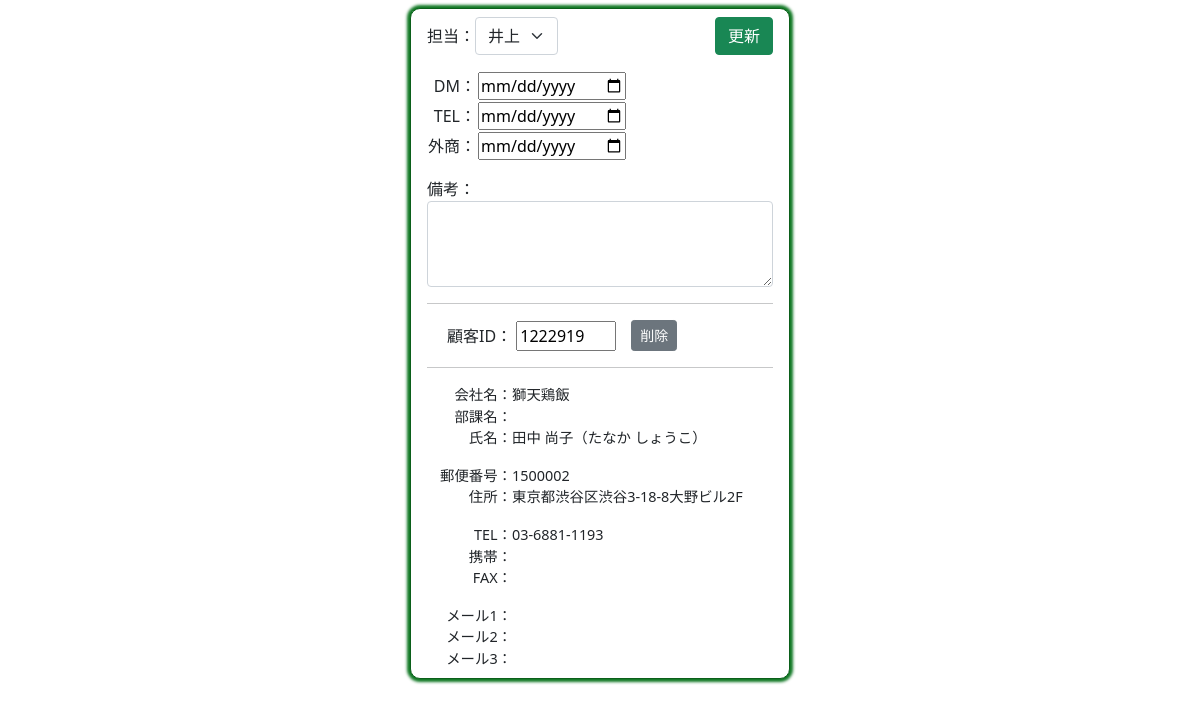
The page /v2_right/384/ on the database as committed earlier.
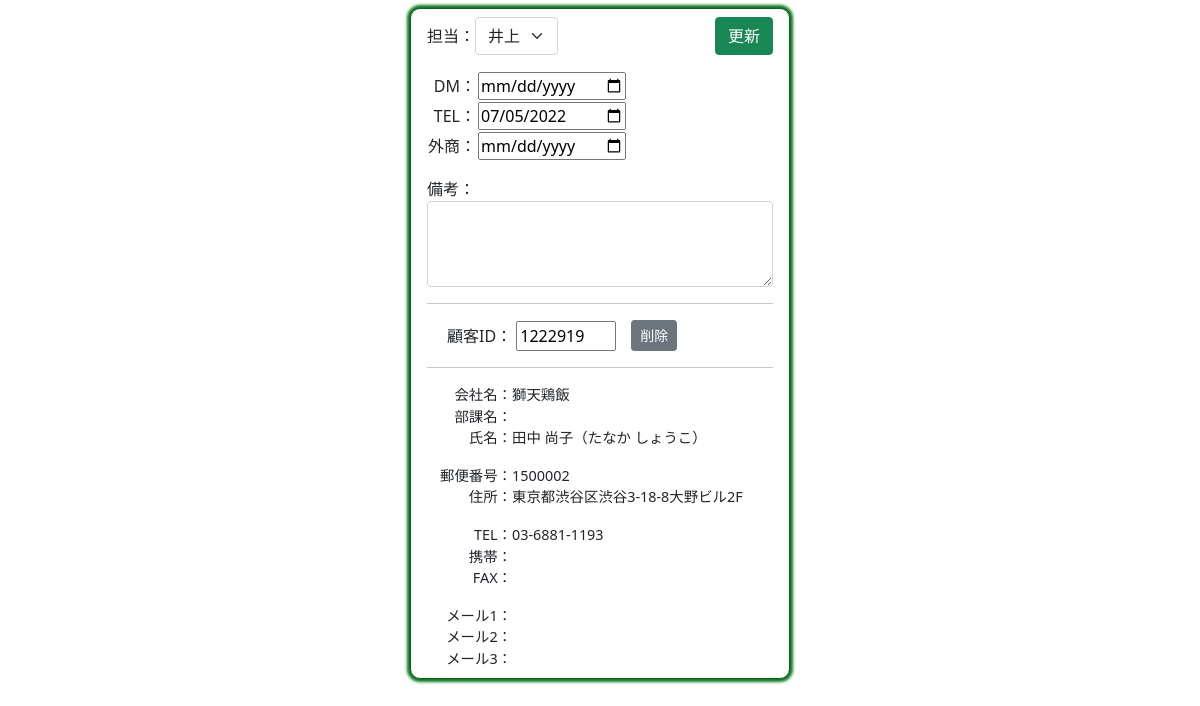
The same page on the database as committed later.
### houjin1/models.py (models this page shows, shortened)
class Customer(models.Model):
    cus_id=models.CharField("顧客ID",max_length=10,null=True,blank=True)
    sei=models.CharField("姓",max_length=10,null=True,blank=True)
    mei=models.CharField("名",max_length=10,null=True,blank=True)
    sei_kana=models.CharField("姓かな",max_length=10,null=True,blank=True)
    mei_kana=models.CharField("名かな",max_length=10,null=True,blank=True)
    mail1=models.EmailField("メール1",null=True,blank=True)
    mail2=models.EmailField("メール2",null=True,blank=True)
    mail3=models.EmailField("メール3",null=True,blank=True)
    yubin=models.CharField("郵便番号",max_length=10,null=True,blank=True)
    adress=models.CharField("住所",max_length=100,null=True,blank=True)
    pref=models.CharField("都道府県",max_length=10,null=True,blank=True)
    city=models.CharField("市区町村",max_length=50,null=True,blank=True)
    banchi=models.CharField("番地",max_length=50,null=True,blank=True)
    build=models.CharField("建物",max_length=50,null=True,blank=True)
    com=models.CharField("会社",max_length=50,null=True,blank=True)
    busho=models.CharField("部署",max_length=50,null=True,blank=True)
    tel=models.CharField("電話",max_length=20,null=True,blank=True)
    mob=models.CharField("携帯",max_length=20,null=True,blank=True)
    fax=models.CharField("FAX",max_length=20,null=True,blank=True)
    toroku=models.CharField("登録日",max_length=10,null=True,blank=True)
    kensu=models.IntegerField("件数",null=True,blank=True)
    money=models.IntegerField("金額",null=True,blank=True)
    tantou=models.CharField ("担当",max_length=10, null=True,blank=True)
    dm_day=models.CharField("DM",max_length=10,null=True,blank=True)
    tel_day=models.CharField("TEL",max_length=10,null=True,blank=True)
    gaisho_day=models.CharField("外商",max_length=10,null=True,blank=True)
    bikou=models.TextField("備考",null=True,blank=True)

### houjin1/views.py (the view)
# urls.py: path('v2_right/<int:pk>/', v2_right1, name="v2_right1"),
def v2_right1(request,pk):
    if request.method=="POST":
        ins=Customer.objects.get(pk=pk)
        form=Right_form(request.POST,instance=ins)
        form.save()
        return redirect("houjin1:v2_left")
    else:
        ins=Customer.objects.get(pk=pk)
        cus=Customer.objects.filter(pk=pk)
        form=Right_form(instance=ins)
        return render(request,"houjin1/v2_right.html",{"form":form,"cus":cus})

### houjin1/forms.py
class Right_form(forms.ModelForm):
    tantou=forms.ChoiceField(
        choices=[("",""),("井上","井上"),("古川","古川"),("眞下","眞下")],
        label="担当者",
        widget=forms.Select(attrs={"class":"form-select"}),
        required=False
    )
    dm_day=forms.CharField(label="DM", widget=forms.DateInput(attrs={"type": "date"}),required=False)
    tel_day=forms.CharField(label="TEL", widget=forms.DateInput(attrs={"type": "date"}),required=False)
    gaisho_day=forms.CharField(label="外商", widget=forms.DateInput(attrs={"type": "date"}),required=False)
    bikou=forms.CharField(label="備考",widget=forms.Textarea(attrs={"class":"form-control","rows":"3"}),required=False)
    class Meta:
        model=Customer
        fields=["tantou","dm_day","tel_day","gaisho_day","bikou"]

### houjin1/templates/houjin1/v2_right.html (shortened to what this page needs)
<!DOCTYPE html>
<html lang="ja">
<head>
    <link href="https://cdn.jsdelivr.net/npm/bootstrap@5.0.2/dist/css/bootstrap.min.css" rel="stylesheet">
</head>
<body>
    <div class="main mb-4">
        <div>
            <form action="" method="post" target="ifr1">{% csrf_token %}
                <div class="class1">
                    <div class="class1" style="width: 50%;" align="left">
                        <div>担当：</div>
                        <div>{{form.tantou}}</div>
                    </div>
                    <div style="width: 50%;" align="right" >
                        <button type="submit" class="btn btn-success">更新</button>
                    </div>
                </div>
                <div class="mt-3">
                    <table>
                        <tr>
                            <td style="text-align: right;">DM：</td>
                            <td>{{form.dm_day}}</td>
                        </tr>
                        <tr>
                            <td style="text-align: right;">TEL：</td>
                            <td>{{form.tel_day}}</td>
                        </tr>
                        <tr>
                            <td>外商：</td>
                            <td>{{form.gaisho_day}}</td>
                        </tr>
                    </table>
                </div>
                <div class="mt-3" >
                    <div>備考：</div>
                    <div>{{form.bikou}}</div>
                </div>
            </form>
        </div>
        <hr>
        {% for i in cus %}
        <form action="{% url 'houjin1:v2_delete' %}" method="post" target="_top">{% csrf_token %}
            <div class="class1 mt-3">
                <div style="margin-left: 20px;">
                    <label for="cus_id">顧客ID：</label>
                    <input type="text" name="cus_id" id="cus_id" value="{{i.cus_id}}" style="width: 100px;" readonly>
                </div>
                <div style="margin-left: 15px;">
                    <button type="submit" class="btn btn-secondary btn-sm" onclick="return confirm('本当に削除しますか？')">削除</button>
                </div>
            </div>
        </form>
        <hr>
        <div style="font-size: 0.9em;">
            <div class="data">
                <div class="name">会社名：</div>
                {% if i.com %}
                    <div class="data-code">{{i.com}}</div>
                {% endif %}
            </div>
            <div class="data">
                <div class="name">部課名：</div>
                {% if i.com %}
                <div class="data-code">{{i.busho}}</div>
                {% endif %}
            </div>
            <div class="data">
                <div class="name">氏名：</div>
                {% if i.com %}
                <div class="data-code">{{i.sei}} {{i.mei}}（{{i.sei_kana}} {{i.mei_kana}}）</div>
                {% endif %}
            </div>
            <div class="data mt-3">
                <div class="name">郵便番号：</div>
                {% if i.com %}
                    <div class="data-code">{{i.yubin}}</div>
                {% endif %}
            </div>
            <div class="data">
                <div class="name">住所：</div>
                {% if i.com %}
                    <div class="data-code">{{i.pref}}{{i.city}}{{i.banchi}}{{i.build}}</div>
                {% endif %}
            </div>
            <div class="data mt-3">
                <div class="name">TEL：</div>
                {% if i.com %}
                    <div class="data-code">{{i.tel}}</div>
                {% endif %}
            </div>
            <div class="data">
                <div class="name">携帯：</div>
                {% if i.com %}
                    <div class="data-code">{{i.mob}}</div>
                {% endif %}
            </div>
            <div class="data">
                <div class="name">FAX：</div>
                {% if i.com %}
                    <div class="data-code">{{i.fax}}</div>
                {% endif %}
            </div>
            <div class="data mt-3">
                <div class="name">メール1：</div>
                {% if i.com %}
                    <div class="data-code">{{i.mail1}}</div>
                {% endif %}
            </div>
            <div class="data">
                <div class="name">メール2：</div>
                {% if i.com %}
                    <div class="data-code">{{i.mail2}}</div>
                {% endif %}
            </div>
            <div class="data">
                <div class="name">メール3：</div>
                {% if i.com %}
                    <div class="data-code">{{i.mail3}}</div>
                {% endif %}
            </div>
            {% endfor %}
        </div>
    </div>
</body>
</html>

### houjin1/templates/houjin1/v2_right.html (style rules this page uses)
.class1 { display: flex; flex-direction: row; align-items: center; }
.main { padding: 0.5em 1em; margin: 0 auto; margin-top: 0.5em; background: #FFF; border: solid 1px #0b5f1a; border-radius: 10px; box-shadow: 0 1px 1px rgba(0, 0, 0, 0.22); width: 380px; box-shadow: 0 0 3px 3px #0e7722; }
.data { display: flex; flex-wrap: wrap; }
.name { width: 85px; text-align: right; }
.data-code { width: calc(340px - 100px); }

Rows that differ between the two databases and show on the page:
changed Customer "獅天鶏飯": tel_day (not shown) → "07/05/2022"
